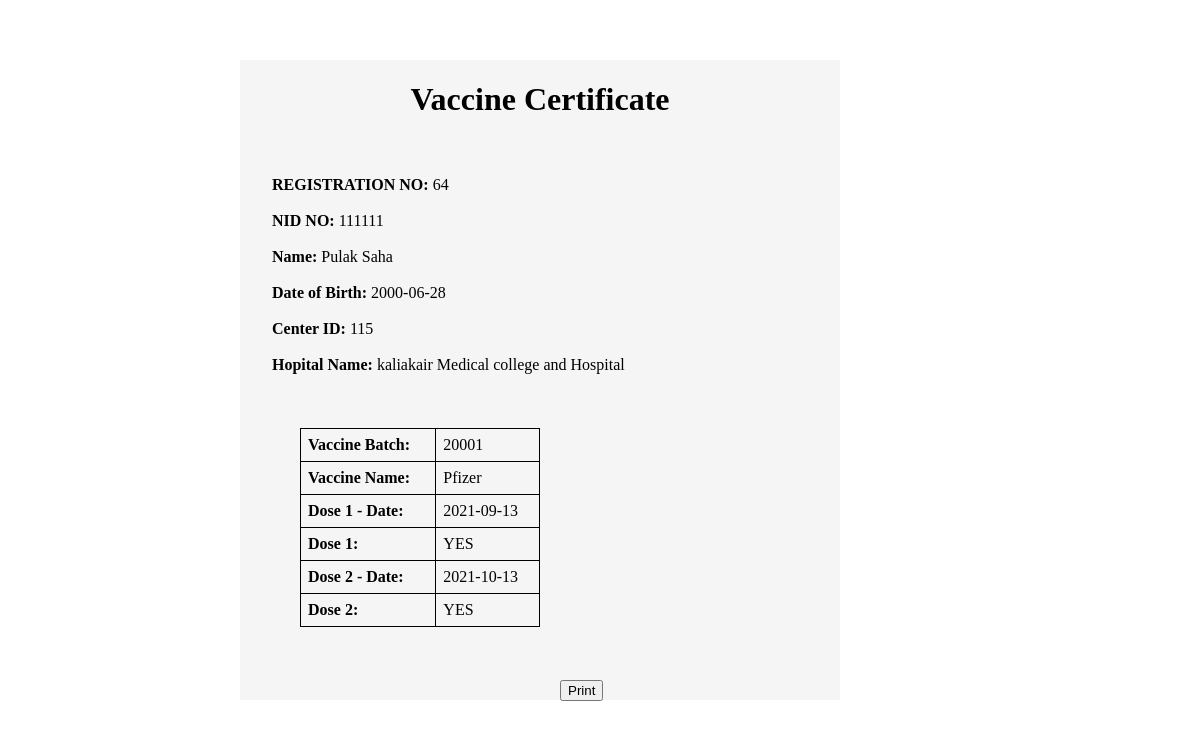
/cert.php (signed in), run on the app's committed database.
### tables this page shows
CREATE TABLE `user_information` (
  `RegistrationNO` int(11) NOT NULL,
  `NIDNO` int(11) NOT NULL,
  `Date of Birth` date NOT NULL,
  `VaccineBatch` int(5) DEFAULT NULL,
  `Email` varchar(45) NOT NULL,
  `vkey` varchar(4) DEFAULT NULL,
  `Password` char(11) NOT NULL,
  `CenterID` int(11) DEFAULT NULL,
  `Type` char(40) NOT NULL,
  `REG_TIME` timestamp NOT NULL DEFAULT current_timestamp() ON UPDATE current_timestamp()
);

CREATE TABLE `workeraccess` (
  `RegistrationNO` int(11) NOT NULL,
  `Dose1` enum('NO','YES') NOT NULL,
  `Does1 Date` date DEFAULT NULL,
  `Dose2` enum('NO','YES') NOT NULL,
  `Does2 Date` date DEFAULT NULL
);

CREATE TABLE `national_database` (
  `NID NO` int(11) NOT NULL,
  `Date of Birth` date NOT NULL,
  `First_Name` varchar(45) NOT NULL,
  `Last_Name` varchar(45) NOT NULL,
  `Father's Name` varchar(45) NOT NULL,
  `Mother's Name` varchar(45) NOT NULL,
  `Blood Group` char(3) NOT NULL,
  `PostCode` int(5) DEFAULT NULL
);

CREATE TABLE `vaccinecenter` (
  `CenterID` int(11) NOT NULL,
  `HospitalName` varchar(150) NOT NULL,
  `PostCode` int(5) DEFAULT NULL
);

CREATE TABLE `vaccine` (
  `VID` int(5) NOT NULL,
  `Name` varchar(45) NOT NULL
);

### cert.php (the view, shortened to what this page needs)
<?php
$p=$_SESSION['sql'];
$mysqli = new mysqli ('localhost', 'root', '', 'mydb');
$sql = $mysqli->query("SELECT * FROM user_information u
                        join national_database n on n.`NID NO` = u.NIDNO
                        JOIN workeraccess w on u.RegistrationNO = w.RegistrationNO
                        JOIN vaccinecenter v on v.CenterID = u.CenterID
                        join vaccine va on u.VaccineBatch = va.VID
                        WHERE u.RegistrationNO = $p");
$data = $sql->fetch_assoc();
?>
<!DOCTYPE html>
<html>
<head>
</head>
<body style="background:  url(https://www.everbridge.com/wp-content/uploads/covid-vaccine-registration.jpg); height: 100%; width:100%;background-size: cover;
    position: fixed;">
<div class="ox">
<h1 style="text-align: center;">Vaccine Certificate</h1>
<br><br>
<tr>
<th> &nbsp; &nbsp;&nbsp; &nbsp;&nbsp; <b>REGISTRATION NO:</b> </th>
<td><?php echo $data["RegistrationNO"]; ?></td>
</tr>
<br><br>
<tr>
<th> &nbsp; &nbsp;&nbsp; &nbsp;&nbsp; <b> NID NO:</b> </th>
<td><?php echo $data["NIDNO"]; ?></td>
</tr>
<br><br>
<tr>
<th>&nbsp; &nbsp;&nbsp; &nbsp;&nbsp; <b>Name:</b> </th>
<td><?php echo $data["First_Name"]." ".$data["Last_Name"]; ?></td>
</tr>
<br><br>
<tr>
<th>&nbsp; &nbsp;&nbsp; &nbsp;&nbsp; <b>Date of Birth:</b> </th>
<td><?php echo $data["Date of Birth"]; ?></td>
</tr>
<br><br>
<tr>
<th>&nbsp; &nbsp;&nbsp; &nbsp;&nbsp; <b>Center ID:</b> </th>
<td><?php echo $data["CenterID"]; ?></td>
</tr>
<br><br>
<tr>
<th>&nbsp; &nbsp; &nbsp; &nbsp; <b>Hopital Name:</b> </th>
<td><?php echo $data["HospitalName"]; ?></td>
</tr>
<br><br><br><br>
<table style="width:40%; margin-left: 10%">
<tr>
<th>Vaccine Batch:</th>
<td><?php echo $data["VaccineBatch"]; ?></td>
</tr>
<tr>
<th>Vaccine Name:</th>
<td><?php echo $data["Name"]; ?></td>
</tr>
<tr>
<th>Dose 1 - Date:</th>
<td><?php echo $data["Does1 Date"]; ?></td>
</tr>
<tr>
<th>Dose 1:</th>
<td><?php echo $data["Dose1"]; ?></td>
</tr>
<tr>
<th>Dose 2 - Date:</th>
<td><?php echo $data["Does2 Date"]; ?></td>
</tr>
<tr>
<th>Dose 2:</th>
<td><?php echo $data["Dose2"]; ?></td>
</tr>
</table>
</div>
<div class="button">
    <button onclick="window.print();">
        Print
    </button>
</div>
</body>
</html>

### cert.php (style rules this page uses)
.ox { background-color: whitesmoke; position: absolute; left: 240px; top: 60px; height: 80%; width: 50%; background-size: cover; position: fixed; }
table, th, td { border: 1px solid black; border-collapse: collapse; }
th, td { padding: 7px; text-align: left; }
.button { position: absolute; left: 560px; top: 680px; background-size: cover; position: fixed; }

### data on the page
user_information: workeraccess.RegistrationNO "64", NIDNO "111111", NIDNO.First_Name "Pulak", NIDNO.Last_Name "Saha", NIDNO "2000-06-28", CenterID.CenterID "115", CenterID.HospitalName "kaliakair Medical college and Hospital", VaccineBatch "20001", VaccineBatch.Name "Pfizer", workeraccess.Does1 Date "2021-09-13", workeraccess.Dose1 "YES", workeraccess.Does2 Date "2021-10-13", workeraccess.Dose2 "YES"
